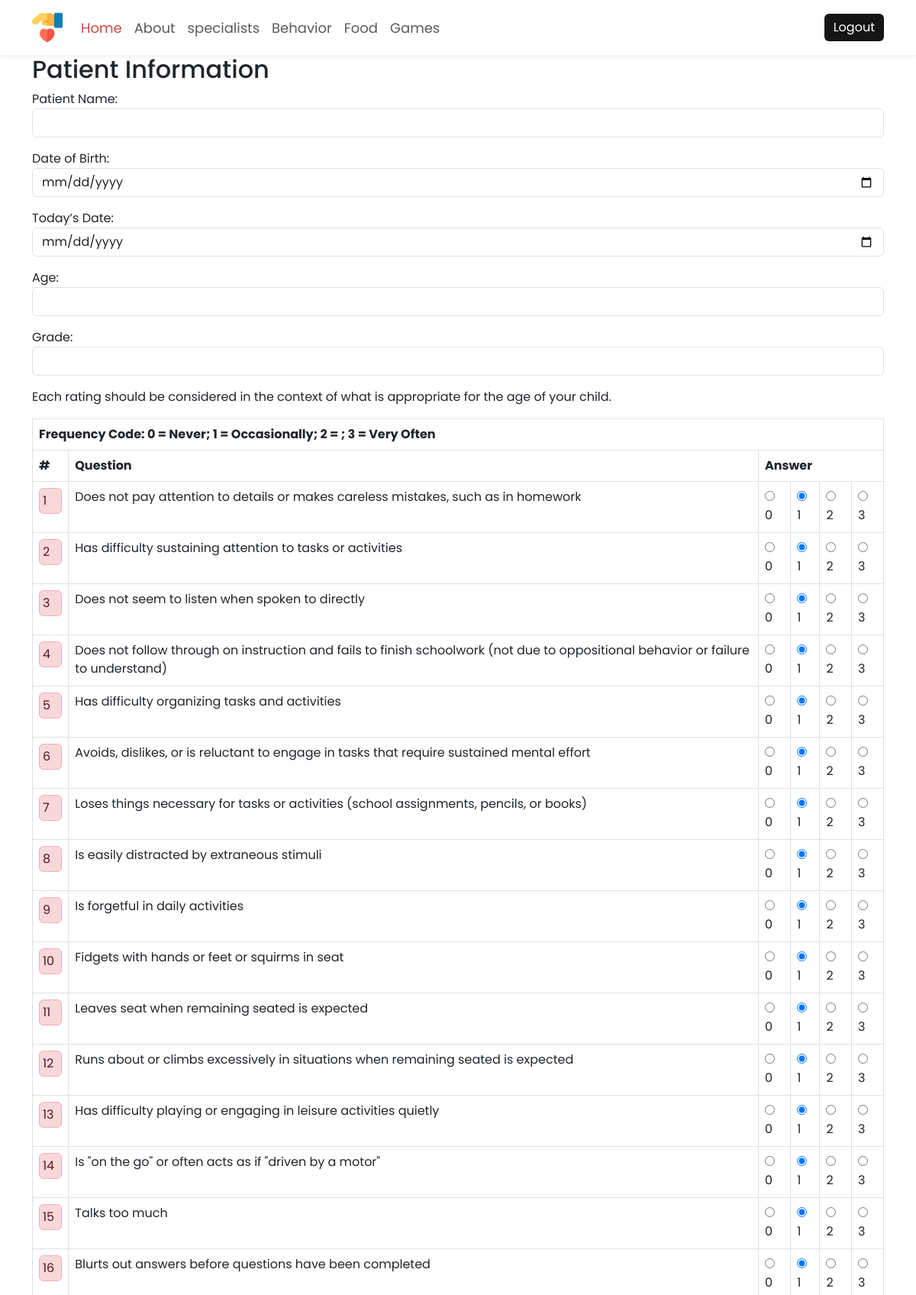
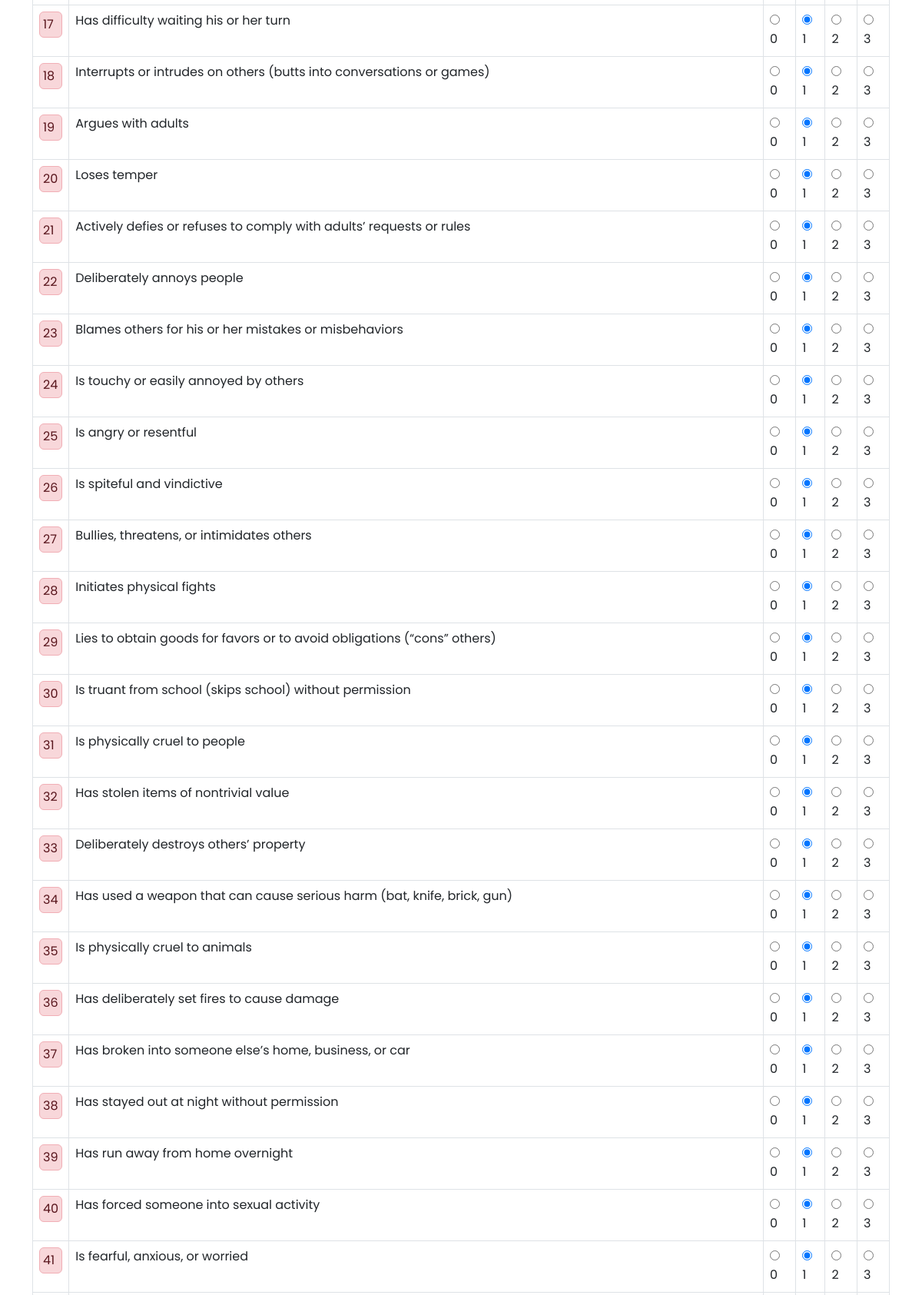
Screenshot of /php/report.php (upper part) with the database file from the repository (2 pictures, top to bottom).
### tables this page shows
CREATE TABLE `questions` (
  `questionID` int(11) NOT NULL,
  `questionText` text NOT NULL,
  `type` enum('performance','frequency') DEFAULT NULL,
  `performancetype` enum('Academic Performance','Classroom Behavior') DEFAULT NULL
);

### php/report.php (the view, shortened to what this page needs)
<?php
$question1 = "";
$connection = new mysqli("localhost", "root", "", "adhd");
$query = "select * from questions";
$result = $connection->query($query);
$errorMessages = array();
for ($i = 1; $i <= $result->num_rows; $i++) {
    if (!isset ($_POST["$i"])) {
        $errorMessages[] = $i;
    }
}
while ($row = $result->fetch_assoc()) {
    if ($row["type"] == "frequency") {
        if (in_array($row["questionID"], $errorMessages)) {
            $errorMessage = "<div class='alert alert-danger p-1'>";
            $errorMessageClose = "</div>";
        } else {
            $errorMessage = "";
            $errorMessageClose = "";
        }
        $question1 .= "<tr>";
        $question1 .= '<td class="' . "" . '">' . $errorMessage . '' . $row['questionID'] . $errorMessageClose . ' </td>';
        $question1 .= "<td>" . $row['questionText'] . "</td>";
        $question1 .= '
            <td>
                <label for="option1_' . $row["questionID"] . '"><input type="radio" id="option1_' . $row["questionID"] . '" name="' . $row["questionID"] . '" value="0" > 0</label>
            </td>
            <td>
                <label for="option2_' . $row["questionID"] . '"><input type="radio" id="option2_' . $row["questionID"] . '" name="' . $row["questionID"] . '" value="1" checked> 1</label>
            </td>
            <td>
                <label for="option3_' . $row["questionID"] . '"><input type="radio" id="option3_' . $row["questionID"] . '" name="' . $row["questionID"] . '" value="2" > 2</label>
            </td>
            <td>
                <label for="option4_' . $row["questionID"] . '"><input type="radio" id="option4_' . $row["questionID"] . '" name="' . $row["questionID"] . '" value="3" > 3</label>
            </td>
        ';
        $question1 .= "</tr>";
    }
}
include_once '../report.php';

### report.php (shortened to what this page needs)
<!DOCTYPE html>
<html lang="en">
<head>
    <link rel="stylesheet" href="../css/all.css" />
    <link rel="stylesheet" href="../css/normaliz.css" />
    <link rel="stylesheet" href="../css/bootstrap.min.css" />
    <link rel="stylesheet" href="../css/main.css" />
</head>
<body>
    <nav class="navbar navbar-expand-lg ">
        <div class="container">
            <a class="navbar-brand" href="index.html">
                <img src="../image/Logo/care-charity-svgrepo-com.png" alt="">
            </a>
            <div class="collapse navbar-collapse" id="navbarSupportedContent">
                <ul class="navbar-nav me-auto mb-2 mb-lg-0">
                    <li class="nav-item">
                        <a class="nav-link active" aria-current="page" href="index.html">Home</a>
                    </li>
                    <li class="nav-item">
                        <a class="nav-link" href="#">About</a>
                    </li>
                    <li class="nav-item">
                        <a class="nav-link" href="specialists.html">specialists</a>
                    </li>
                    <li class="nav-item">
                        <a class="nav-link" href="behavior.html">Behavior</a>
                    </li>
                    <li class="nav-item">
                        <a class="nav-link" href="food.html">Food</a>
                    </li>
                    <li class="nav-item">
                        <a class="nav-link" href="../games.html">Games</a>
                    </li>
                </ul>
                <button class="btn btn-outline-success" type="submit" id="logout">Logout</button>
            </div>
        </div>
    </nav>
    <div class="container">
        <h2>Patient Information</h2>
        <form action="report.php" method="post" style="padding-bottom:10vh">
            <div class="form-group mb-3">
                <label for="patient_name">Patient Name:</label>
                <input type="text" class="form-control" id="patient_name" name="childName" required >
            </div>
            <div class="form-group mb-3">
                <label for="date_of_birth">Date of Birth:</label>
                <input type="date" class="form-control" id="date_of_birth" name="birthDate" required>
            </div>
            <div class="form-group mb-3">
                <label for="todays_date">Today’s Date:</label>
                <input type="date" class="form-control" id="todays_date" name="date" required>
            </div>
            <div class="form-group mb-3">
                <label for="age">Age:</label>
                <input type="number" class="form-control" id="age" name="age" required>
            </div>
            <div class="form-group mb-3">
                <label for="grade">Grade:</label>
                <input type="text" class="form-control" id="grade" name="grade" required>
            </div>
            <p>Each rating should be considered in the context of what is appropriate for the age of your child.</p>
            <table class="table table-bordered">
                <tr>
                    <th colspan="6">
                        Frequency Code: 0 = Never; 1 = Occasionally; 2 = ; 3 = Very Often
                    </th>
                </tr>
                <tr>
                    <th>#</th>
                    <th>Question</th>
                    <th colspan="4">Answer</th>
                </tr>
                <?php echo $question1; ?>
            </table>
        </form>
</body>
</html>

### css/normaliz.css (style rules this page uses)
html { line-height: 1.15; -webkit-text-size-adjust: 100%; }
body { margin: 0; }
a { background-color: transparent; }
img { border-style: none; }
button, input, optgroup, select, textarea { font-family: inherit; font-size: 100%; line-height: 1.15; margin: 0; }
button, input { overflow: visible; }
button, select { text-transform: none; }
button, [type="button"], [type="reset"], [type="submit"] { -webkit-appearance: button; }
[type="checkbox"], [type="radio"] { box-sizing: border-box; padding: 0; }

### css/main.css (style rules this page uses)
:root { --bg-black-900: #f2f2fc; --bg-black-100: #fdf9ff; --bg-balck-50: #e8dfec; --bg-balck-section: #ffffff; --text-black-900: #302e4d; --text-black-700: #504e70; --skin-color: #2525ad; --links-color: #4979d1; }
body { margin: 0; padding: 0; line-height: 1.5; font-size: 16px; font-family: "Poppins", sans-serif; }
* { margin: 0; padding: 0; outline: none; text-decoration: none; box-sizing: border-box; }
ul { list-style: none; }
nav { box-shadow: 0 0 6px #00000021 !important; }
nav img { width: 40px; }
nav ul li a { font-size: 18px !important; }
nav ul li a.active { color: #d04848 !important; }
#logout { border: none; color: #fff !important; background-color: #151515 !important; }
button { margin: 10px 0; border: none; color: #fff; display: block; padding: 10px 15px; border-radius: 6px; margin-left: auto; background-color: #21bdff; }

### rows the page displays
questions: questionID "1", questionText "Does not pay attention to details or makes careless mistakes, such as in homework"
questions: questionID "2", questionText "Has difficulty sustaining attention to tasks or activities"
questions: questionID "3", questionText "Does not seem to listen when spoken to directly"
questions: questionID "4", questionText "Does not follow through on instruction and fails to finish schoolwork (not due to oppositional behavior or failure to understand)"
questions: questionID "5", questionText "Has difficulty organizing tasks and activities"
questions: questionID "6", questionText "Avoids, dislikes, or is reluctant to engage in tasks that require sustained mental effort"
questions: questionID "7", questionText "Loses things necessary for tasks or activities (school assignments, pencils, or books)"
questions: questionID "8", questionText "Is easily distracted by extraneous stimuli"
questions: questionID "9", questionText "Is forgetful in daily activities"
questions: questionID "10", questionText "Fidgets with hands or feet or squirms in seat"
questions: questionID "11", questionText "Leaves seat when remaining seated is expected"
questions: questionID "12", questionText "Runs about or climbs excessively in situations when remaining seated is expected"
questions: questionID "13", questionText "Has difficulty playing or engaging in leisure activities quietly"
questions: questionID "14", questionText "Is \"on the go\" or often acts as if \"driven by a motor\""
questions: questionID "15", questionText "Talks too much"
questions: questionID "16", questionText "Blurts out answers before questions have been completed"
questions: questionID "17", questionText "Has difficulty waiting his or her turn"
questions: questionID "18", questionText "Interrupts or intrudes on others (butts into conversations or games)"
questions: questionID "19", questionText "Argues with adults"
questions: questionID "20", questionText "Loses temper"
questions: questionID "21", questionText "Actively defies or refuses to comply with adults’ requests or rules"
questions: questionID "22", questionText "Deliberately annoys people"
questions: questionID "23", questionText "Blames others for his or her mistakes or misbehaviors"
questions: questionID "24", questionText "Is touchy or easily annoyed by others"
questions: questionID "25", questionText "Is angry or resentful"
questions: questionID "26", questionText "Is spiteful and vindictive"
questions: questionID "27", questionText "Bullies, threatens, or intimidates others"
questions: questionID "28", questionText "Initiates physical fights"
questions: questionID "29", questionText "Lies to obtain goods for favors or to avoid obligations (“cons” others)"
questions: questionID "30", questionText "Is truant from school (skips school) without permission"
questions: questionID "31", questionText "Is physically cruel to people"
questions: questionID "32", questionText "Has stolen items of nontrivial value"
questions: questionID "33", questionText "Deliberately destroys others’ property"
questions: questionID "34", questionText "Has used a weapon that can cause serious harm (bat, knife, brick, gun)"
questions: questionID "35", questionText "Is physically cruel to animals"
questions: questionID "36", questionText "Has deliberately set fires to cause damage"
questions: questionID "37", questionText "Has broken into someone else’s home, business, or car"
questions: questionID "38", questionText "Has stayed out at night without permission"
questions: questionID "39", questionText "Has run away from home overnight"
questions: questionID "40", questionText "Has forced someone into sexual activity"
questions: questionID "41", questionText "Is fearful, anxious, or worried"
